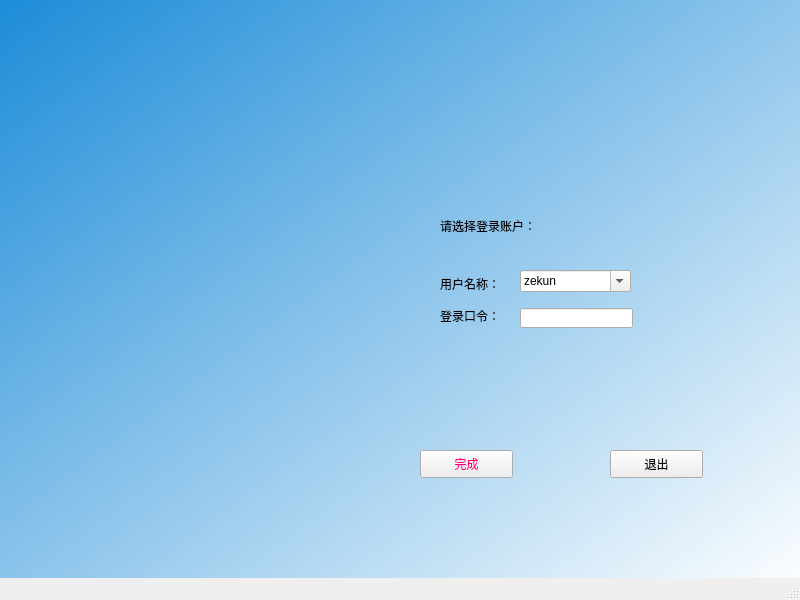
<?xml version="1.0" encoding="UTF-8"?>
<ui version="4.0">
 <class>log_in</class>
 <widget class="QMainWindow" name="log_in">
  <property name="geometry">
   <rect>
    <x>0</x>
    <y>0</y>
    <width>800</width>
    <height>600</height>
   </rect>
  </property>
  <property name="windowTitle">
   <string>MainWindow</string>
  </property>
  <widget class="QWidget" name="centralwidget">
   <widget class="QLabel" name="label">
    <property name="geometry">
     <rect>
      <x>0</x>
      <y>0</y>
      <width>800</width>
      <height>600</height>
     </rect>
    </property>
    <property name="styleSheet">
     <string notr="true">background-color: qlineargradient(spread:pad, x1:0, y1:0, x2:1, y2:1, stop:0 rgba(29, 140, 216, 255), stop:1 rgba(255, 255, 255, 255));</string>
    </property>
    <property name="text">
     <string/>
    </property>
   </widget>
   <widget class="QLabel" name="label_2">
    <property name="geometry">
     <rect>
      <x>440</x>
      <y>180</y>
      <width>171</width>
      <height>91</height>
     </rect>
    </property>
    <property name="styleSheet">
     <string notr="true">font: 12pt &quot;Agency FB&quot;;</string>
    </property>
    <property name="text">
     <string>请选择登录账户：</string>
    </property>
   </widget>
   <widget class="QLabel" name="label_3">
    <property name="geometry">
     <rect>
      <x>440</x>
      <y>240</y>
      <width>70</width>
      <height>120</height>
     </rect>
    </property>
    <property name="text">
     <string>用户名称：

登录口令：</string>
    </property>
   </widget>
   <widget class="QLineEdit" name="lineEdit_2">
    <property name="geometry">
     <rect>
      <x>520</x>
      <y>308</y>
      <width>113</width>
      <height>20</height>
     </rect>
    </property>
   </widget>
   <widget class="QPushButton" name="pushButton">
    <property name="geometry">
     <rect>
      <x>420</x>
      <y>450</y>
      <width>93</width>
      <height>28</height>
     </rect>
    </property>
    <property name="styleSheet">
     <string notr="true">color: rgb(255, 0, 127);</string>
    </property>
    <property name="text">
     <string>完成</string>
    </property>
   </widget>
   <widget class="QPushButton" name="pushButton_2">
    <property name="geometry">
     <rect>
      <x>610</x>
      <y>450</y>
      <width>93</width>
      <height>28</height>
     </rect>
    </property>
    <property name="text">
     <string>退出</string>
    </property>
   </widget>
   <widget class="QComboBox" name="comboBox">
    <property name="geometry">
     <rect>
      <x>520</x>
      <y>270</y>
      <width>111</width>
      <height>22</height>
     </rect>
    </property>
    <property name="editable">
     <bool>true</bool>
    </property>
    <item>
     <property name="text">
      <string>zekun</string>
     </property>
    </item>
    <item>
     <property name="text">
      <string>chengjun</string>
     </property>
    </item>
    <item>
     <property name="text">
      <string>wenchao</string>
     </property>
    </item>
    <item>
     <property name="text">
      <string>feixia</string>
     </property>
    </item>
   </widget>
  </widget>
  <widget class="QMenuBar" name="menubar">
   <property name="geometry">
    <rect>
     <x>0</x>
     <y>0</y>
     <width>800</width>
     <height>26</height>
    </rect>
   </property>
  </widget>
  <widget class="QStatusBar" name="statusbar"/>
 </widget>
 <resources/>
 <connections/>
</ui>
